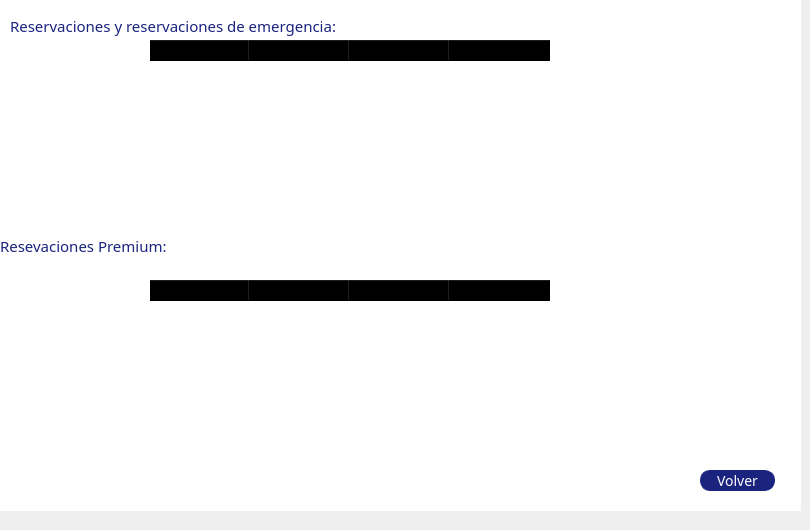
    <widget class="QWidget" name="ListaDeReservacones">
     <widget class="QGroupBox" name="groupBox_18">
      <property name="geometry">
       <rect>
        <x>0</x>
        <y>-10</y>
        <width>801</width>
        <height>521</height>
       </rect>
      </property>
      <property name="styleSheet">
       <string notr="true">*{
background-color: transparent;
border: none;
font-family: rubik;
}


QGroupBox{
background-color:white;
border: none;

}

QLineEdit{
color: #1a237e;
border-bottom: 1px solid #1a237e;
border-color: #1a237e;
font-size:14px;
}

QLabel{
color:#1a237e;
background-color: transparent;
font-size:14px

}

QPushButton{
color: white;
background-color: #1a237e;
font-size:14px;
border: 1px solid #1a237e;
border-radius: 10px; 
padding: 2px 4px;
}


</string>
      </property>
      <property name="title">
       <string/>
      </property>
      <widget class="QLabel" name="label_90">
       <property name="geometry">
        <rect>
         <x>10</x>
         <y>20</y>
         <width>331</width>
         <height>31</height>
        </rect>
       </property>
       <property name="font">
        <font>
         <family>rubik</family>
         <pointsize>-1</pointsize>
        </font>
       </property>
       <property name="styleSheet">
        <string notr="true">font-size:15px;</string>
       </property>
       <property name="text">
        <string>Reservaciones y reservaciones de emergencia:</string>
       </property>
      </widget>
      <widget class="QLabel" name="label_91">
       <property name="geometry">
        <rect>
         <x>0</x>
         <y>240</y>
         <width>331</width>
         <height>31</height>
        </rect>
       </property>
       <property name="font">
        <font>
         <family>rubik</family>
         <pointsize>-1</pointsize>
        </font>
       </property>
       <property name="styleSheet">
        <string notr="true">font-size:15px;</string>
       </property>
       <property name="text">
        <string>Resevaciones Premium:</string>
       </property>
      </widget>
      <widget class="QTableWidget" name="tableWidget_1">
       <property name="geometry">
        <rect>
         <x>150</x>
         <y>50</y>
         <width>921</width>
         <height>192</height>
        </rect>
       </property>
       <column>
        <property name="text">
         <string>Inicio</string>
        </property>
       </column>
       <column>
        <property name="text">
         <string>Fin</string>
        </property>
       </column>
       <column>
        <property name="text">
         <string>Total </string>
        </property>
       </column>
       <column>
        <property name="text">
         <string>Estado</string>
        </property>
       </column>
      </widget>
      <widget class="QTableWidget" name="tableWidget_2">
       <property name="geometry">
        <rect>
         <x>150</x>
         <y>290</y>
         <width>451</width>
         <height>181</height>
        </rect>
       </property>
       <column>
        <property name="text">
         <string>Inicio</string>
        </property>
       </column>
       <column>
        <property name="text">
         <string>Fin</string>
        </property>
       </column>
       <column>
        <property name="text">
         <string>Total</string>
        </property>
       </column>
       <column>
        <property name="text">
         <string>Estado</string>
        </property>
       </column>
      </widget>
      <widget class="QPushButton" name="Volver">
       <property name="geometry">
        <rect>
         <x>700</x>
         <y>480</y>
         <width>75</width>
         <height>21</height>
        </rect>
       </property>
       <property name="text">
        <string>Volver</string>
       </property>
      </widget>
     </widget>
    </widget>
